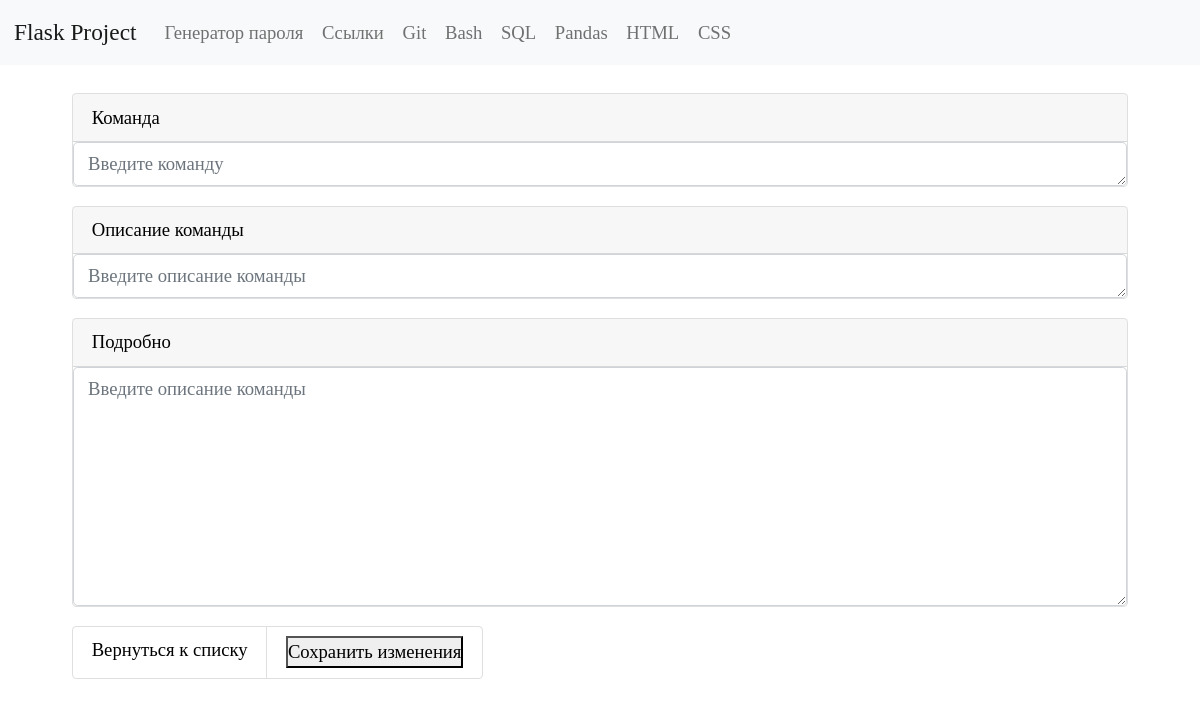
The app's page /html/edit/2/, older data.
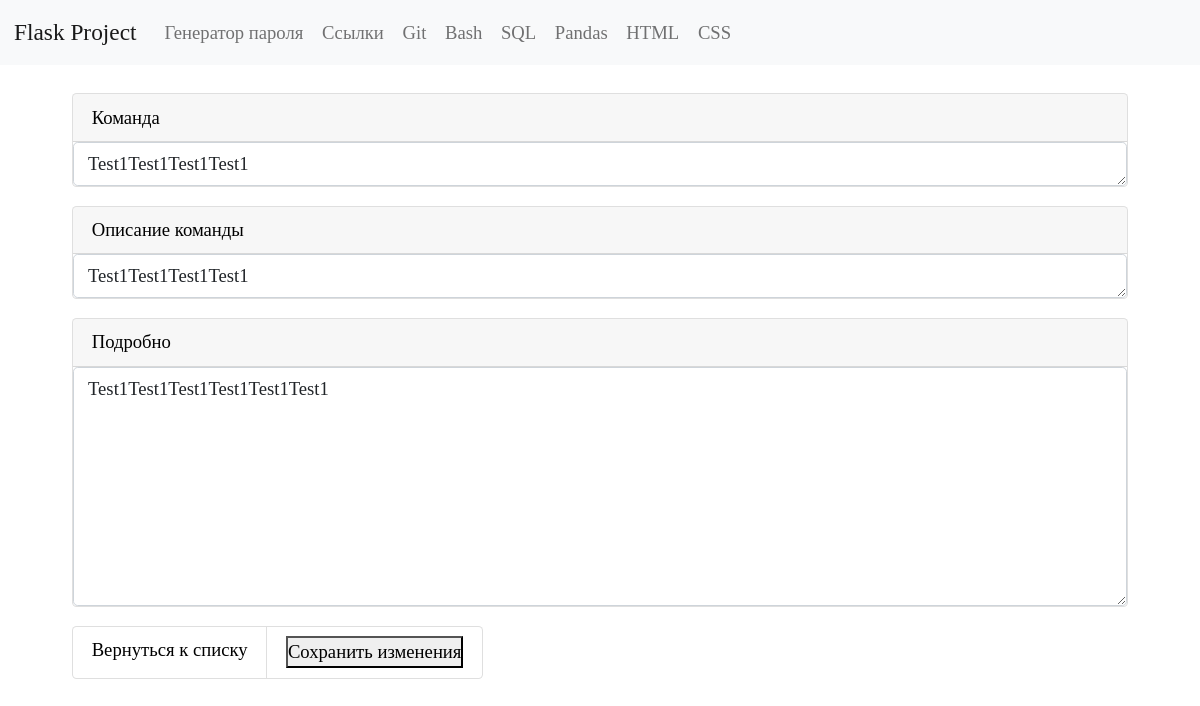
The same page, newer data.
### tables this page shows
CREATE TABLE "html" (
    html_id INTEGER PRIMARY KEY AUTOINCREMENT,
    html_command TEXT NOT NULL,
    html_name TEXT NOT NULL
  , html_description TEXT);

### app.py (the view, shortened to what this page needs)
@app.route("/html/edit/<int:html_id>/", methods=("GET", "POST"))
def edit_html_command(html_id):
    conn = get_db_connection()
    edit_html_command_view = conn.execute("SELECT * FROM html WHERE html_id = ?",
                                          (html_id,)).fetchone()
    return render_template("html/edit_html_command.html", edit_html_command_view=edit_html_command_view)

### app.py (called while the page is built)
def get_db_connection():
    conn = sqlite3.connect("database.db")
    conn.row_factory = sqlite3.Row
    return conn

### templates/html/edit_html_command.html (shortened to what this page needs)
{% extends 'base.html' %}
{% block content %}
<div class="container p-4">
   <form method="post">
      <div class="card mb-3">
         <label for="html_command" class="card-header">Команда</label>
         <textarea class="form-control" id="html_command" name="html_command" rows="1" placeholder="Введите команду"
            required>{{ edit_html_command_view.html_command }}</textarea>
      </div>
      <div class="card mb-3">
         <label for="html_name" class="card-header">Описание команды</label>
         <textarea class="form-control" id="html_name" name="html_name" rows="1" placeholder="Введите описание команды"
            required>{{ edit_html_command_view.html_name }}</textarea>
      </div>
      <div class="card mb-3">
         <label for="html_description" class="card-header">Подробно</label>
         <textarea class="form-control" id="html_description" name="html_description" rows="8" placeholder="Введите описание команды"
            required>{{ edit_html_command_view.html_description }}</textarea>
      </div>
      <ul class="list-group list-group-horizontal">
         <li class="list-group-item">
             <a href="{{ url_for('html_list_commands') }}">Вернуться к списку</a>
         </li>
         <li class="list-group-item">
            <button type="submit" value="" class="add">Сохранить изменения</button>
         </li>
      </ul>
   </form>
</div>
{% endblock %}

Row changes from the older to the newer data that the page shows:
added html: html_command "Test1Test1Test1Test1", html_name "Test1Test1Test1Test1", html_description "Test1Test1Test1Test1Test1Test1"
